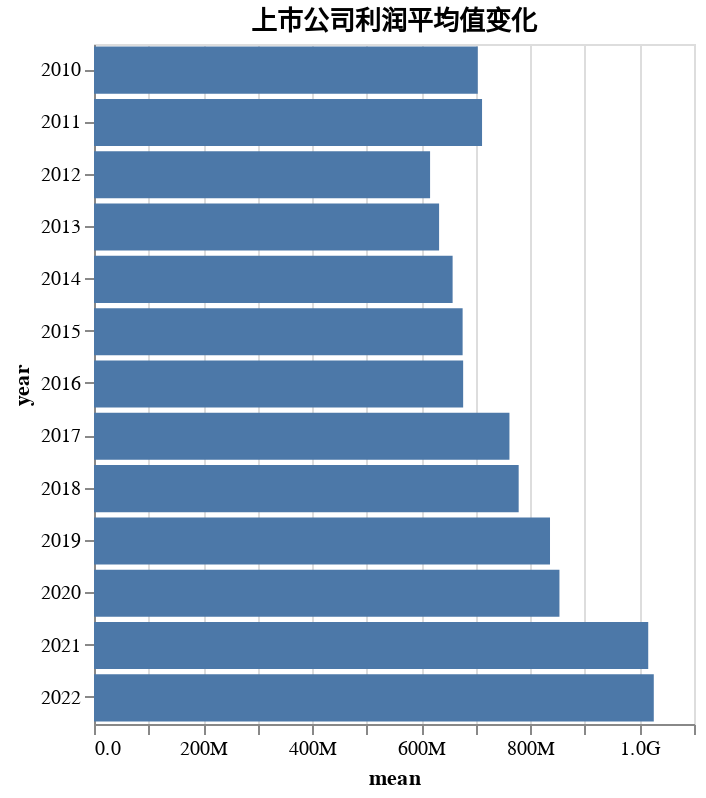

The cell this chart's notebook holds for it:
### Markdown cell above
- 上市公司总体利润保持增长,特别是疫情爆发后第2年,即2021年,出现了爆涨.
- 近12年的增长率为9%，和不保留上市前数据比，低了一个点。原因是2010年的数据增加了？这是奇怪点之一。

以下观察利润的主要统计指标:

### Code cell
alt.Chart(profit_quant).mark_bar().encode(
    alt.X('mean:Q').axis(format='.2s'),
    alt.Y('year:O')
).properties(
    title = '上市公司利润平均值变化',
    width = 'container',
    height = 340
)

### Figure 1 — Vega-Lite specification as saved in the notebook (floating-point values rounded to 4 significant figures)
{"config": {"view": {"continuousWidth": 300, "continuousHeight": 300}}, "data": {"name": "data-93f31909e11aca97ef4b61f3ca222164"}, "mark": {"type": "bar"}, "encoding": {"x": {"axis": {"format": ".2s"}, "field": "mean", "type": "quantitative"}, "y": {"field": "year", "type": "ordinal"}}, "height": 340, "title": "上市公司利润平均值变化", "width": "container", "$schema": "https://vega.github.io/schema/vega-lite/v5.8.0.json", "datasets": {"data-93f31909e11aca97ef4b61f3ca222164": [{"year": 2010, "mean": 703600000.0, "median": 83080000.0, "idxmin": 5377, "idxmax": 3297, "count": 2623}, {"year": 2011, "mean": 711400000.0, "median": 76690000.0, "idxmin": 3181, "idxmax": 3298, "count": 3167}, {"year": 2012, "mean": 616100000.0, "median": 65380000.0, "idxmin": 3182, "idxmax": 3299, "count": 3523}, {"year": 2013, "mean": 632700000.0, "median": 60660000.0, "idxmin": 23109, "idxmax": 3300, "count": 3965}, {"year": 2014, "mean": 657500000.0, "median": 62680000.0, "idxmin": 19068, "idxmax": 3301, "count": 4197}, {"year": 2015, "mean": 675800000.0, "median": 67170000.0, "idxmin": 27258, "idxmax": 3302, "count": 4268}, {"year": 2016, "mean": 676800000.0, "median": 84090000.0, "idxmin": 3524, "idxmax": 3303, "count": 4543}, {"year": 2017, "mean": 761600000.0, "median": 91910000.0, "idxmin": 3525, "idxmax": 3304, "count": 4872}, {"year": 2018, "mean": 778600000.0, "median": 91810000.0, "idxmin": 18084, "idxmax": 3305, "count": 5057}, {"year": 2019, "mean": 836000000.0, "median": 99880000.0, "idxmin": 22920, "idxmax": 3306, "count": 5060}, {"year": 2020, "mean": 853300000.0, "median": 111200000.0, "idxmin": 21972, "idxmax": 3307, "count": 5060}, {"year": 2021, "mean": 1016000000.0, "median": 122000000.0, "idxmin": 2414, "idxmax": 3308, "count": 5060}, {"year": 2022, "mean": 1026000000.0, "median": 106200000.0, "idxmin": 3387, "idxmax": 3309, "count": 5054}]}}
